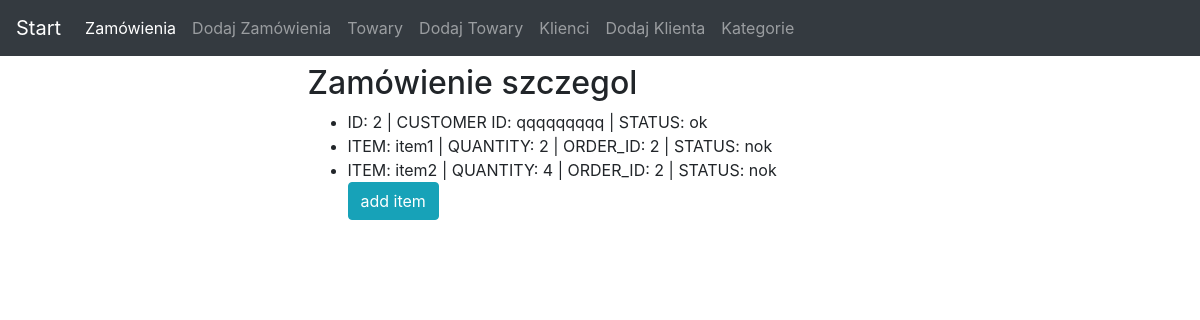
/orders/2, run on an earlier commit of the app's database.
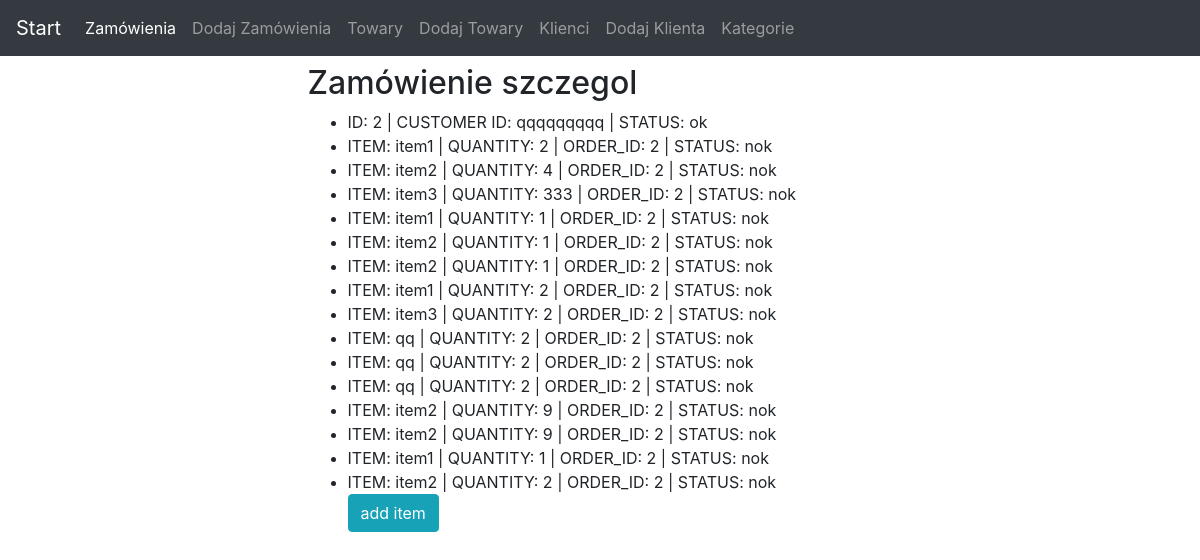
And on a later commit of the database.
### orders_app/models.py (models this page shows)
class Order(models.Model):
    class Meta:
        verbose_name = 'Zamówienie'
        verbose_name_plural = 'Zamowienia'
    customer_id = models.ForeignKey(Customer, on_delete=models.CASCADE)
    status = models.CharField(max_length=50, blank=False)
    def __str__(self):
        return str(self.id)

class Customer(models.Model):
    class Meta:
        verbose_name = 'Klient'
        verbose_name_plural = 'Klienci'
    name = models.CharField(max_length=50, blank=False, verbose_name="Name")
    def __str__(self):
        return self.name

class OrderedItem(models.Model):
    class Meta:
        verbose_name = 'ZamówionyTowar'
        verbose_name_plural = 'ZamówioneTowary'
    item = models.ForeignKey(Item, on_delete=models.CASCADE)
    quantity = models.IntegerField(blank=False)
    order_id = models.ForeignKey(Order, on_delete=models.CASCADE)
    status = models.CharField(max_length=50, blank=False, default='nok')

class Item(models.Model):
    class Meta:
        verbose_name = 'Towar'
        verbose_name_plural = 'Towary'
    name = models.CharField(max_length=50, blank=False, verbose_name="Name")
    price = models.DecimalField(max_digits=10, decimal_places=2)
    category_id = models.ForeignKey(Category, on_delete=models.CASCADE)
    unit = models.CharField(max_length=50, blank=False)
    def __str__(self):
        return self.name

### orders_app/views.py (the view)
# urls.py: path('orders/<str:pk>', views.OrderDetail.as_view(), name='order'),
class OrderDetail(DetailView):
    model = Order
    template_name = "orders_app/order_detail.html"

### orders_app/templates/orders_app/order_detail.html
{% extends 'base.html' %}
{% block content %}
    <h2>Zamówienie szczegol</h2>
    <ul>
        <li>ID: {{ order.id }} | CUSTOMER ID: {{order.customer_id}} | STATUS: {{order.status}}</li>
        {% for ordereditem in order.ordereditem_set.all %}
            {% include 'orders_app/ordereditem_detail.html' %}
        {% endfor %}
        <a href="{% url 'orders_app:add_ordereditem' %}?order_id={{order.id}}" class="btn btn-info" role="button">add item</a>
    </ul>
{% endblock %}

### templates/base.html (shortened to what this page needs)
<!doctype html>
<html lang="en">
  <head>
      <link rel="stylesheet" href="https://maxcdn.bootstrapcdn.com/bootstrap/4.0.0-alpha.6/css/bootstrap.min.css">
    <link rel="stylesheet" href="https://stackpath.bootstrapcdn.com/bootstrap/4.4.1/css/bootstrap.min.css">
  </head>
  <body>
      {% include 'navbar.html' %}
      <div class="containter">
          <div class="row">
              <div class='col-6 mx-auto'>
                {% block content %}
                {% endblock %}
              </div>
          </div>
      </div>
  </body>
</html>

### templates/navbar.html (shortened to what this page needs)
<nav class="navbar navbar-expand-lg navbar-dark bg-dark">
    <a class="navbar-brand" href="{% url 'orders_app:home' %}">Start</a>
    <div class="collapse navbar-collapse" id="navbarTogglerDemo03">
      <ul class="navbar-nav mr-auto mt-2 mt-lg-0">
         <li class="nav-item active">
          <a class="nav-link" href="{% url 'orders_app:orders' %}">Zamówienia <span class="sr-only">(current)</span></a>
        </li>
        <li class="nav-item">
          <a class="nav-link" href="{% url 'orders_app:add_orders' %}">Dodaj Zamówienia</a>
        </li>
        <li class="nav-item">
          <a class="nav-link" href="{% url 'orders_app:items' %}">Towary</a>
        </li>
        <li class="nav-item">
          <a class="nav-link" href="{% url 'orders_app:add_items' %}">Dodaj Towary</a>
        </li>
        <li class="nav-item">
          <a class="nav-link" href="{% url 'orders_app:customers' %}">Klienci</a>
        </li>
        <li class="nav-item">
          <a class="nav-link" href="{% url 'orders_app:add_customers' %}">Dodaj Klienta</a>
        </li>
        <li class="nav-item">
          <a class="nav-link" href="{% url 'orders_app:categories' %}">Kategorie</a>
        </li>
      </ul>
    </div>
  </nav>

### orders_app/templates/orders_app/ordereditem_detail.html
<div>
    <li>ITEM: {{ ordereditem.item }} |
    QUANTITY: {{ ordereditem.quantity }} |
    ORDER_ID: {{ ordereditem.order_id }} |
    STATUS: {{ ordereditem.status }}</li>
</div>

What changed in the data, as far as the page shows it:
added OrderedItem: item "item3", quantity "333", order_id "2", status "nok"
added OrderedItem: item "item1", quantity "1", order_id "2", status "nok"
added OrderedItem: item "item2", quantity "1", order_id "2", status "nok"
added OrderedItem: item "item2", quantity "1", order_id "2", status "nok"
added OrderedItem: item "item1", quantity "2", order_id "2", status "nok"
added OrderedItem: item "item3", quantity "2", order_id "2", status "nok"
added OrderedItem: item "qq", quantity "2", order_id "2", status "nok"
added OrderedItem: item "qq", quantity "2", order_id "2", status "nok"
added OrderedItem: item "qq", quantity "2", order_id "2", status "nok"
added OrderedItem: item "item2", quantity "9", order_id "2", status "nok"
added OrderedItem: item "item2", quantity "9", order_id "2", status "nok"
added OrderedItem: item "item1", quantity "1", order_id "2", status "nok"
added OrderedItem: item "item2", quantity "2", order_id "2", status "nok"
